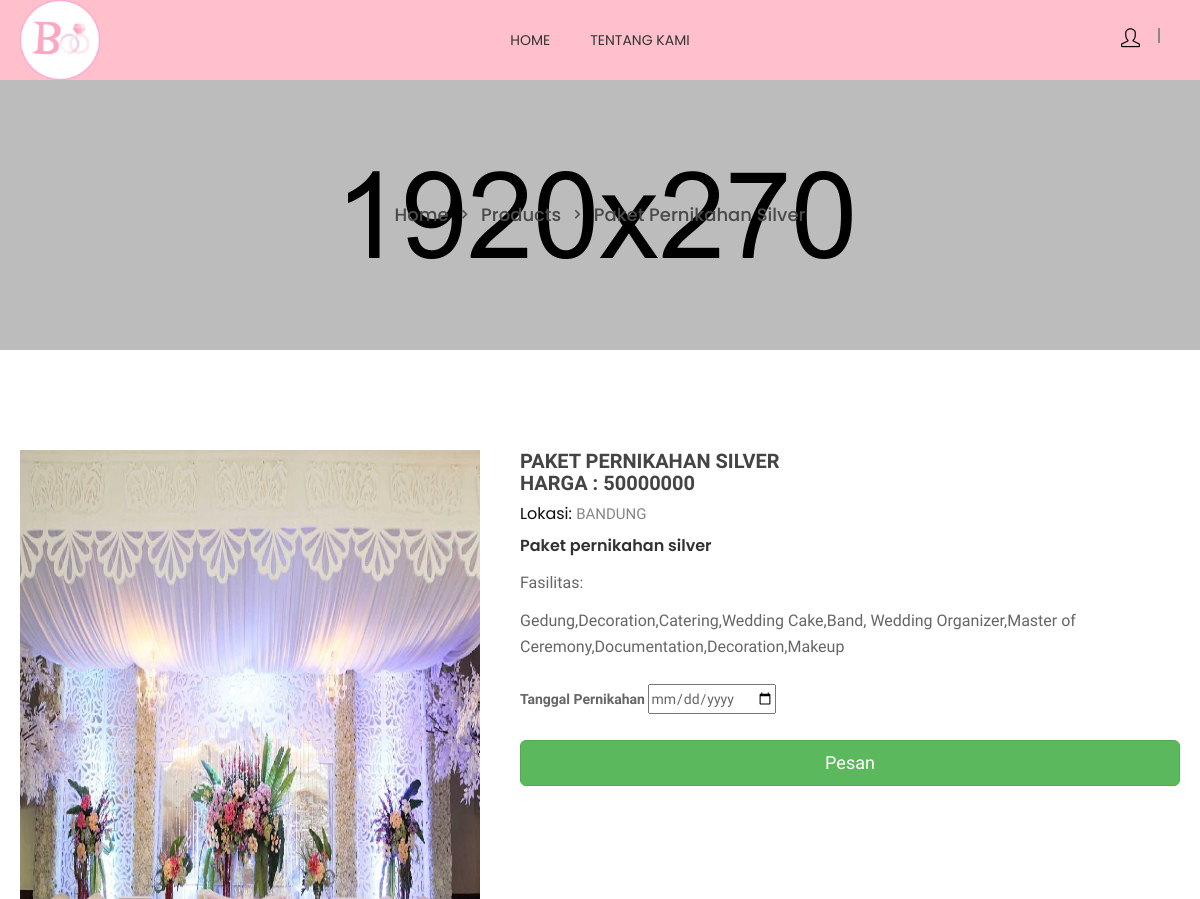
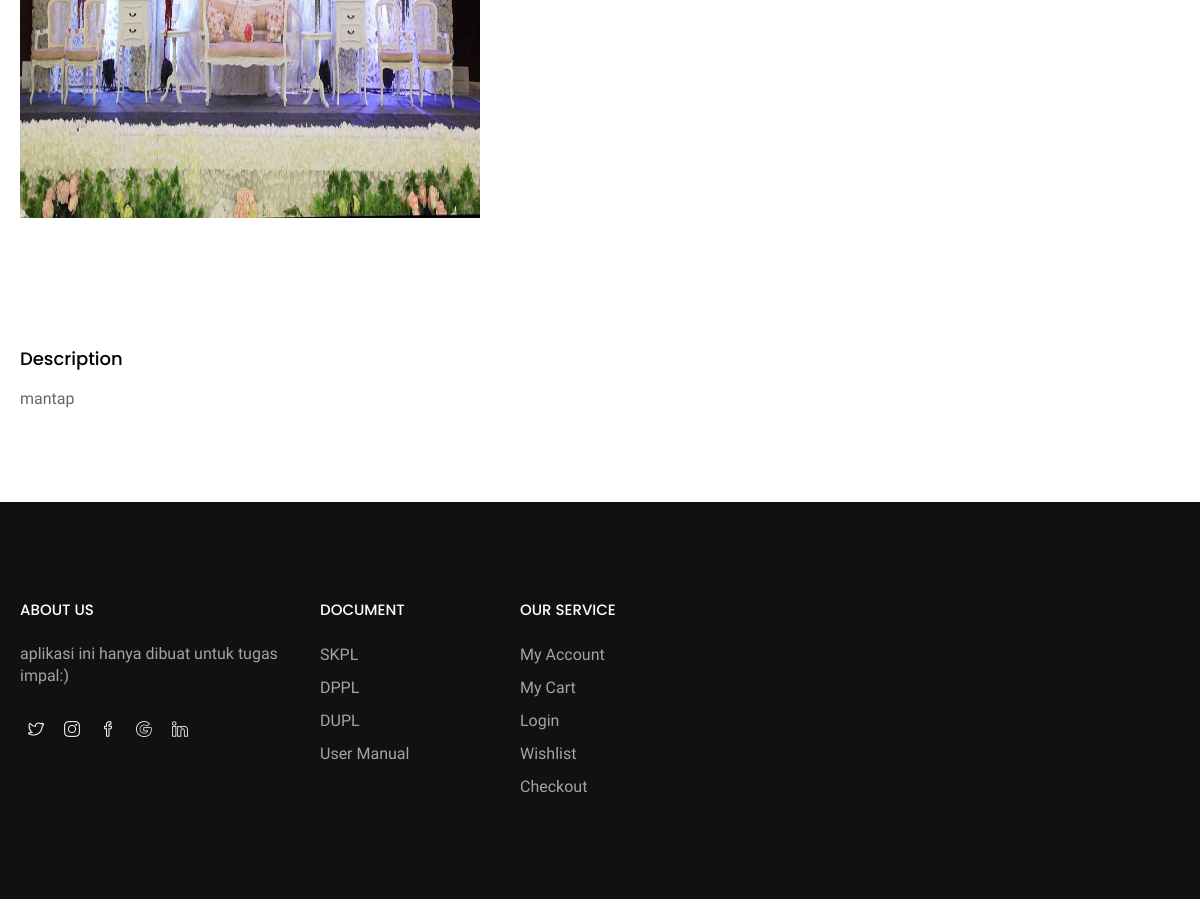
Page /customer/detailPaket/3 on the committed database (2 pictures, top to bottom).
### tables this page shows
CREATE TABLE `paket` (
  `idPaket` int(11) NOT NULL,
  `namaPaket` varchar(100) NOT NULL,
  `harga` bigint(20) NOT NULL,
  `deskripsi` longtext NOT NULL,
  `gedung` varchar(20) DEFAULT NULL,
  `decoration` varchar(20) DEFAULT NULL,
  `catering` varchar(20) DEFAULT NULL,
  `cake` varchar(20) DEFAULT NULL,
  `band` varchar(20) DEFAULT NULL,
  `wo` varchar(20) DEFAULT NULL,
  `mc` varchar(20) DEFAULT NULL,
  `dokumentasi` varchar(20) DEFAULT NULL,
  `makeup` varchar(20) DEFAULT NULL,
  `idLokasi` int(11) NOT NULL,
  `gambar` varchar(500) NOT NULL
);

CREATE TABLE `lokasi` (
  `idLokasi` int(11) NOT NULL,
  `kota` varchar(30) NOT NULL
);

### application/controllers/customer.php (called while the page is built, shortened)
<?php
class customer extends CI_Controller {
    public function __construct()
	{
		$this->load->library('form_validation');
        $this->load->model('userModel');
		$this->load->model('adminModel');
	}
    public function detailPaket($id){
        $data['paket'] = $this->adminModel->getPaket($id);
        $data['lokasi'] = $this->adminModel->getLocationById($data['paket']['idLokasi']);
        $this->load->view('header');
        $this->load->view('product-details',$data);
        $this->load->view('footer');
    }
}

### index.php (called while the page is built, shortened)
<?php
require_once BASEPATH.'core/CodeIgniter.php';

### system/Helpers/url_helper.php (called while the page is built, shortened)
<?php
if ( ! function_exists('base_url'))
{
	function base_url($uri = '', $protocol = NULL)
	{
		return get_instance()->config->base_url($uri, $protocol);
	}
}

### application/models/adminModel.php (called while the page is built, shortened)
<?php
class adminModel extends CI_Model{
    public function getPaket($id){
        return $this->db->get_where('paket',array('idPaket'=>$id))->row_array();
    }
    public function getLocationById($id){
        return $this->db->get_where('lokasi',array('idLokasi'=>$id))->row_array();
    }
}?>

### system/Helpers/form_helper.php (called while the page is built, shortened)
<?php
if ( ! function_exists('set_value'))
{
	function set_value($field, $default = '', $html_escape = TRUE)
	{
		$CI =& get_instance();
		$value = (isset($CI->form_validation) && is_object($CI->form_validation) && $CI->form_validation->has_rule($field))
			? $CI->form_validation->set_value($field, $default)
			: $CI->input->post($field, FALSE);
		isset($value) OR $value = $default;
		return ($html_escape) ? html_escape($value) : $value;
	}
}

### application/views/product-details.php (the view, shortened to what this page needs)
<div class="ht__bradcaump__area" style="background: rgba(0, 0, 0, 0) url(images/bg/4.jpg) no-repeat scroll center center / cover ;">
    <div class="ht__bradcaump__wrap">
        <div class="container">
            <div class="row">
                <div class="col-xs-12">
                    <div class="bradcaump__inner">
                        <nav class="bradcaump-inner">
                          <a class="breadcrumb-item" href="<?= base_url() ?>">Home</a>
                          <span class="brd-separetor"><i class="zmdi zmdi-chevron-right"></i></span>
                          <a class="breadcrumb-item" href="">Products</a>
                          <span class="brd-separetor"><i class="zmdi zmdi-chevron-right"></i></span>
                          <span class="breadcrumb-item active"><?= $paket['namaPaket'] ?></span>
                        </nav>
                    </div>
                </div>
            </div>
        </div>
    </div>
</div>
<section class="htc__product__details bg__white ptb--100">
    <div class="htc__product__details__top">
        <div class="container">
            <div class="row">
                <div class="col-md-5 col-lg-5 col-sm-12 col-xs-12">
                    <div class="htc__product__details__tab__content">
                        <div class="product__big__images">
                            <div class="portfolio-full-image tab-content">
                                <div role="tabpanel" class="tab-pane fade in active" id="img-tab-1">
                                    <img src="<?= base_url("upload/".$paket['gambar']) ?>" alt="full-image" width="510px" height="667px">
                                </div>
                            </div>
                        </div>
                    </div>
                </div>
                <div class="col-md-7 col-lg-7 col-sm-12 col-xs-12 smt-40 xmt-40">
                    <div class="ht__product__dtl">
                        <h2><?= $paket['namaPaket'] ?></h2>
                        <h2> Harga : <?= $paket['harga'] ?></h2>
                        <h6>Lokasi: <span><?= $lokasi['kota'] ?></span></h6>
                        <ul  class="pro__prize">
                            <li><?= $paket['namaPaket'] ?></li>
                        </ul>
                        <p>Fasilitas:  </p>
                        <p class="pro__info"><?= $paket['gedung'] ?>,<?= $paket['decoration'] ?>,<?= $paket['catering'] ?>,<?= $paket['cake'] ?>,<?= $paket['band'] ?>,
                            <?= $paket['wo'] ?>,<?= $paket['mc'] ?>,<?= $paket['dokumentasi'] ?>,<?= $paket['decoration'] ?>,<?= $paket['makeup'] ?>
                        </p>
                    </div>
                    <br>
                    <form method ="post" action="<?= base_url('customer/addPesanan/'.$paket['idPaket']) ?>" >
                        <div class="single-input">
                            <label for="user-text">Tanggal Pernikahan</label>
                            <input type="date" name="tgl" value="<?= set_value('tgl') ?>">
                        </div>
                        <div>
                        <br>
                            <button type="submit" class="btn btn-success btn-lg btn-block">Pesan</button>
                        </div>
                    </form>
                </div>
            </div>
        </div>
    </div>
</section>
<section class="htc__produc__decription bg__white">
    <div class="container">
        <div class="row">
            <div class="col-xs-12">
            </div>
        </div>
        <div class="row">
            <div class="col-xs-12">
                <div class="ht__pro__details__content">
                    <div role="tabpanel" id="description" class="pro__single__content tab-pane fade in active">
                        <div class="pro__tab__content__inner">
                            <h4 class="ht__pro__title">Description</h4>
                            <p> <?= $paket['deskripsi'] ?> </p>
                        </div>
                    </div>
                </div>
            </div>
        </div>
    </div>
</section>

### assets/style.css (style rules this page uses)
.pro__prize { display: flex; justify-content: center; margin-top: 7px; }
.pro__prize li { color: #313131; font-family: 'Poppins', sans-serif; font-size: 16px; font-weight: 600; }
.ht__bradcaump__wrap { align-items: center; display: flex; height: 270px; }
.breadcrumb-item { color: #494949; font-family: "Poppins",sans-serif; font-size: 18px; font-weight: 500; text-transform: capitalize; }
.bradcaump-inner a.breadcrumb-item { font-weight: 500; }
.brd-separetor { padding: 0 10px; }
.brd-separetor i { color: #494949; font-size: 18px; }
.bradcaump__inner { text-align: center; }
.htc__product__details__tab__content { position: relative; }
.ht__product__dtl h2 { color: #444; font-family: Old Standard TT; font-size: 20px; font-weight: 600; text-transform: uppercase; }
.ht__product__dtl h6 { color: #100d13; font-family: 'Poppins', sans-serif; font-weight: 400; margin-top: 11px; margin-bottom: 11px; }
.ht__product__dtl h6 span { color: #868686; font-family: 'Old Standard TT', serif; font-size: 15px; text-transform: uppercase; }
.ht__product__dtl .pro__prize { justify-content: flex-start; }
.ht__product__dtl p { color: #666666; font-size: 16px; line-height: 26px; margin-top: 12px; }
.pro__tab__content__inner p { color: #666666; font-size: 16px; line-height: 26px; }
.pro__tab__content__inner h4.ht__pro__title { color: #000000; font-size: 18px; font-weight: 500; margin-bottom: 17px; margin-top: 30px; text-transform: capitalize; }
.ht__pro__details__content { padding-bottom: 90px; }

### assets/css/shortcode/default.css (style rules this page uses)
*, h1, h2, h3, h4, h5, h6, p, ul, a { margin: 0; padding: 0; }
html { font-size: 100%; }
body { font-family: 'Old Standard TT', serif; color: #666666; font-weight: 400; font-size: 14px; line-height: 24px; -webkit-font-smoothing: antialiased; -moz-osx-font-smoothing: grayscale; }
p { font-family: 'Old Standard TT', serif; color: #666666; font-weight: 400; font-size: 16px; line-height: 24px; }
h1, h2, h3, h4, h5, h6, .h1, .h2, .h3, .h4, .h5, .h6 { font-family: 'Poppins', sans-serif; color: #313131; font-weight: 400; -webkit-font-variant-ligatures: common-ligatures; font-variant-ligatures: common-ligatures; margin-top: 0; margin-bottom: 0; }
h2, .h2 { font-size: 30px; font-weight: 400; }
h4, .h4 { font-size: 14px; font-weight: 400; }
h6, .h6 { font-size: 16px; font-weight: 300; }
ul, ol { list-style: none; }
a { color: #333; }
body { overflow-x: hidden; }
a, .btn { transition: all 0.3s ease-out 0s; }
input, select, textarea { transition: all 0.5s ease-out 0s; }
img, .img { max-width: 100%; transition: all 0.3s ease-out 0s; }
p + img, img:last-child { margin-bottom: 0; }
body { background: #fff; }
.bg__white { background: #fff; }
.ptb--100 { padding: 100px 0 }

### rows in the picture
paket: namaPaket "Paket Pernikahan Silver", gambar (picture), namaPaket "PAKET PERNIKAHAN SILVER", harga "50000000", namaPaket "Paket pernikahan silver", gedung "Gedung", decoration "Decoration", catering "Catering", cake "Wedding Cake", band "Band", wo "Wedding Organizer", mc "Master of Ceremony", dokumentasi "Documentation", makeup "Makeup", deskripsi "mantap"
lokasi: kota "BANDUNG"
